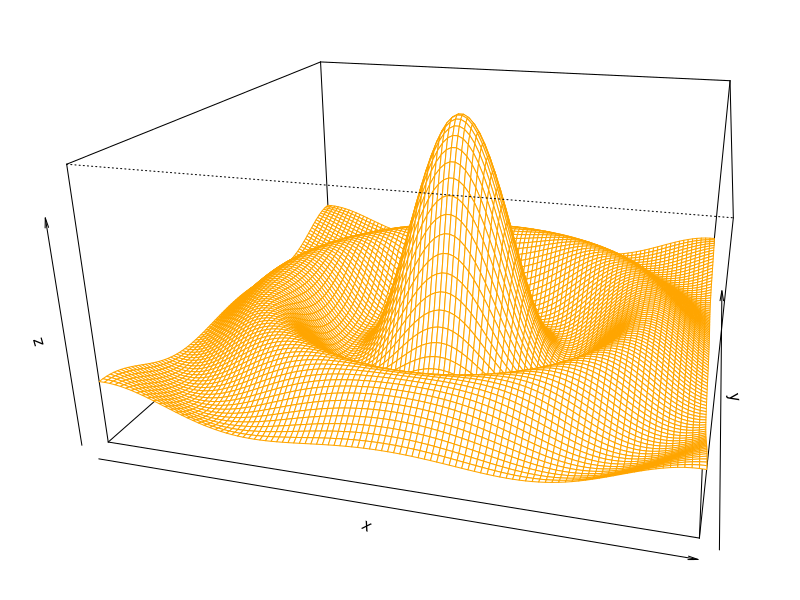

Reproduce this figure in R. (Note: this script raises an error after producing the figure.)
testPersp = function(theta=120, phi = 20, expand = 0.5, col = 'White',
                        box = TRUE, border = 'orange', 
                        ticktype = 'simple', nticks = 5, ...) {
    x = seq(-10,10,length = 100)
    y = seq(-10,10,length = 100)
    f <- function(x, y) { r <- sqrt(x^2+y^2); 10 * sin(r)/r }
    z <- outer(x, y, f)
    z[is.na(z)] <- 1
    par(mar = c(2,2,2,2))
    trans <- persp(x, y, z, theta = theta, 
                   phi = phi, expand = expand, 
                   col = col, box = box, border = border, 
                   ticktype = ticktype, nticks = nticks, ...)
                   
    trans
}

echoTest = function(trans = trans) {
    plot = recordPlot()
    plotInfo = perInit(plot, trans = trans, newpage = FALSE)
    per(plot = plotInfo)
    perFinal()
}

## test on theta
	trans = testPersp(15)
	echoTest(trans)

	trans = testPersp(60)
	echoTest(trans)

	trans = testPersp(120)
	echoTest(trans)

	trans = testPersp(160)
	echoTest(trans)

	trans = testPersp(220)
	echoTest(trans)

	trans = testPersp(280)
	echoTest(trans)

	trans = testPersp(350)
	echoTest(trans)


## test on phi
	trans = testPersp(phi = 15)
	echoTest(trans)

	trans = testPersp(phi = 22.5)
	echoTest(trans)

	trans = testPersp(phi = 50)
	echoTest(trans)

	trans = testPersp(phi =80)
	echoTest(trans)

	trans = testPersp(phi = 120)
	echoTest(trans)

	trans = testPersp(phi =310)
	echoTest(trans)

	trans = testPersp(phi = 720)
	echoTest(trans)


## test on expand
	trans = testPersp(expand = 0.01)
	echoTest(trans)

	trans = testPersp(expand = 0.2)
	echoTest(trans)

	trans = testPersp(expand = 0.35)
	echoTest(trans)

	trans = testPersp(expand = 2)
	echoTest(trans)

	trans = testPersp(expand = 5)
	echoTest(trans)

	trans = testPersp(expand = 10)
	echoTest(trans)

	trans = testPersp(expand = 100)
	echoTest(trans)

## test on lim
	trans = testPersp(xlim = c(-5,5))
	echoTest(trans)

	trans = testPersp(ylim = c(-5,5))
	echoTest(trans)

	trans = testPersp(zlim = c(-5,5))
	echoTest(trans)

## test on label
	trans = testPersp(xlab = 'xx', ylab = 'yy', zlab = 'zz')
	echoTest(trans)

## test on r
	trans = testPersp(r = 5)
	echoTest(trans)

	trans = testPersp(r = 10)
	echoTest(trans)

	trans = testPersp(r = 20)
	echoTest(trans)

##test on d
	trans = testPersp(d = 0.5)
	echoTest(trans)

	trans = testPersp(d = 0)
	echoTest(trans)

	trans = testPersp(d = 1)
	echoTest(trans)

## test on scale
	trans = testPersp(scale = FALSE)
	echoTest(trans)

	trans = testPersp(scale = TRUE)
	echoTest(trans)

## test on expand
	trans = testPersp(expand = 0.5)
	echoTest(trans)

	trans = testPersp(expand = 1)
	echoTest(trans)

	trans = testPersp(expand = 0.25)
	echoTest(trans)

	trans = testPersp(d = 2)
	echoTest(trans)

## test on col
	trans = testPersp(col = 1)
	echoTest(trans)

	trans = testPersp(col = 'blue')
	echoTest(trans)

	trans = testPersp(col = 1:5)
	echoTest(trans)

	trans = testPersp(col = 1:10)
	echoTest(trans)

	trans = testPersp(col = 1:100)
	echoTest(trans)

## test on border
	trans = testPersp(border = 1)
	echoTest(trans)

	trans = testPersp(border = 'brown')
	echoTest(trans)

	trans = testPersp(border = 5:6)
	echoTest(trans)

## test on axes
	trans = testPersp(axes = TRUE)
	echoTest(trans)

	trans = testPersp(axes = FALSE)
	echoTest(trans)

## if box = False then not drawing any axes even axes = TRUE
	trans = testPersp(box = FALSE, axes = TRUE)
	echoTest(trans)

	trans = testPersp(box = FALSE, axes = FALSE)
	echoTest(trans)

## test on ticktype
	trans = testPersp(ticktype = 'detail', axes = TRUE, box = FALSE)
	echoTest(trans)
